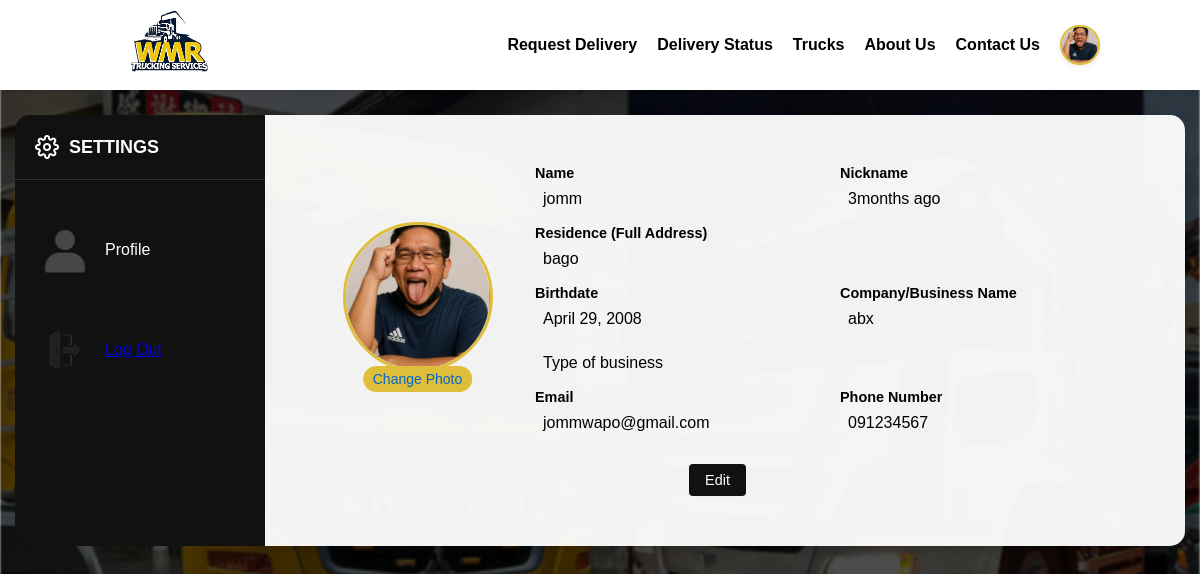
The page /src/php/profile.php (signed in) on the database its author committed.
### tables this page shows
CREATE TABLE `users` (
  `id` int(10) UNSIGNED NOT NULL,
  `username` varchar(100) NOT NULL,
  `password` varchar(255) NOT NULL,
  `full_name` varchar(150) DEFAULT NULL,
  `nickname` varchar(100) DEFAULT NULL,
  `residence` text DEFAULT NULL,
  `birthday` date DEFAULT NULL,
  `email` varchar(150) DEFAULT NULL,
  `phone_number` varchar(20) DEFAULT NULL,
  `business_name` varchar(150) DEFAULT NULL,
  `type_of_business` varchar(150) DEFAULT NULL,
  `profile_picture` varchar(255) DEFAULT NULL,
  `created_at` timestamp NOT NULL DEFAULT current_timestamp(),
  `updated_at` datetime DEFAULT current_timestamp() ON UPDATE current_timestamp()
);

### src/php/profile.php (the view, shortened to what this page needs)
   <?php
$conn = new mysqli("localhost", "root", "", "wmr_db");
$user_id = $_SESSION['user_id'];
$user = [
    'full_name' => '',
    'nickname' => '',
    'residence' => '',
    'birthday' => '',
    'business_name' => '',
    'type_of_business' => '',
    'email' => '',
    'phone_number' => ''
];
$stmt = $conn->prepare("SELECT full_name, nickname, residence, birthday, business_name, type_of_business, email, phone_number, profile_picture FROM users WHERE id = ?");
$stmt->bind_param("i", $user_id);
$stmt->execute();
$stmt->bind_result(
    $user['full_name'],
    $user['nickname'],
    $user['residence'],
    $user['birthday'],
    $user['business_name'],
    $user['type_of_business'],
    $user['email'],
    $user['phone_number'],
    $user['profile_picture']
);
?>
   <!DOCTYPE html>
    <html lang="en">
    <head>
        <link rel="stylesheet" href="../css/profile.css">
        <link rel="stylesheet" href="../css/header.css">
    </head>
    <body>
     <?php include('header.php'); ?>
        <div class="main-container">
            <div class="settings-sidebar">
                <div class="settings-header">
                    <img src="../images/Settings.png" alt="Settings">
                    <h2>SETTINGS</h2>
                </div>
                <div class="settings-menu">
                    <div class="menu-item">
                        <img src="../images/profileLogo.png" alt="Profile">
                        <span>Profile</span>
                    </div>
                    <a href="/src/php/logout.php"> <div class="menu-item">
                        <img src="../images/Log_outLogo.png" alt="">
                        <span>Log Out</span>
                    </div></a>
                </div>
            </div>
            <div class="profile-content">
                <div class="profile-header">
                        <div class="profile-pic-container">
                            <img src="<?php echo $user['profile_picture'] ? '../uploads/'.$user['profile_picture'] : '../images/profileAvatar.png'; ?>" alt="Profile Picture" class="profile-pic" id="profilePicture">
                            <div class="change-photo" id="changePhotoBtn">
                                <span>Change Photo</span>
                            </div>
                        </div>
                    <div class="profile-info" id="profileInfo">
                        <div class="info-row">
                            <div class="info-group">
                                <div class="info-label">
                                    <span>Name</span>
                                </div>
                                <div class="info-value">
                                    <span><?php echo htmlspecialchars($user['full_name']); ?></span>
                                </div>
                            </div>
                            <div class="info-group">
                                <div class="info-label">
                                    <span>Nickname</span>
                                </div>
                                <div class="info-value">
                                    <span><?php echo htmlspecialchars($user['nickname']); ?></span>
                                </div>
                            </div>
                        </div>
                        <div class="info-row">
                            <div class="info-group">
                                <div class="info-label">
                                    <span>Residence (Full Address)</span>
                                </div>
                                <div class="info-value">
                                    <span><?php echo htmlspecialchars($user['residence']); ?></span>
                                </div>
                            </div>
                        </div>
                        <div class="info-row">
                            <div class="info-group">
                                <div class="info-label">
                                    <span>Birthdate</span>
                                </div>
                                <div class="info-value">
                                    <span>
                                    <?php echo $user['birthday'] ? date('F j, Y', strtotime($user['birthday'])) : ''; ?>
                                    </span>
                                </div>
                            </div>
                            <div class="info-group">
                                <div class="info-label">
                                    <span>Company/Business Name</span>
                                </div>
                                <div class="info-value">
                                    <span><?php echo htmlspecialchars($user['business_name']); ?></span>
                                </div>
                            </div>
                        </div>
                        <div class="info-row">
                            <div class="info-group">
                                <div class="info-value">
                                    <span>Type of business</span>
                                </div>
                            </div>
                        </div>
                        <div class="info-row">
                            <div class="info-group">
                                <div class="info-label">
                                    <span>Email</span>
                                </div>
                                <div class="info-value">
                                    <span><?php echo htmlspecialchars($user['email']); ?></span>
                                </div>
                            </div>
                            <div class="info-group">
                                <div class="info-label">
                                    <span>Phone Number</span>
                                </div>
                                <div class="info-value">
                                    <span><?php echo htmlspecialchars($user['phone_number']); ?></span>
                                </div>
                            </div>
                        </div>
                    </div>
                </div>
                <button class="action-btn" id="editSaveBtn">Edit</button>
            </div>
        </div>
    </body>
    </html>

### src/php/header.php (shortened to what this page needs)
<?php
$isLoggedIn = isset($_SESSION['user_id']);
$defaultAvatar = "../images/profileAvatar.png";
$avatar = $defaultAvatar;
if ($isLoggedIn) {
    $conn = new mysqli("localhost", "root", "", "wmr_db");
    $stmt = $conn->prepare("SELECT profile_picture FROM users WHERE id = ?");
    $stmt->bind_param("i", $_SESSION['user_id']);
    $stmt->execute();
    $stmt->bind_result($profilePic);
    if ($stmt->fetch() && !empty($profilePic)) {
        $avatar = "../uploads/" . htmlspecialchars($profilePic);
    }
}
?>
<header class="delivery-status-nav">
    <img src="../images/logo.png" class="delivery-status-logo" alt="Logo">
    <div class="delivery-status-right-side" id="delivery-status-nav-menu">
        <nav class="delivery-status-nav-links">
            <a href="/src/php/index.php#hero">Request Delivery</a>
            <a href="/src/php/deliveryStatus.php">Delivery Status</a>
            <a href="/src/php/index.php#trucks">Trucks</a>
            <a href="/src/php/index.php#vision-mission">About Us</a>
            <a href="/src/php/index.php#contactUs">Contact Us</a>
        </nav>
        <div class="delivery-status-auth-buttons">
            <?php if ($isLoggedIn): ?>
                <div class="profile-dropdown">
                    <img src="<?= htmlspecialchars($avatar) ?>" alt="Profile" class="profile-avatar" id="profileBtn" onclick="toggleProfileDropdown()">
                </div>
            <?php else: ?>
                <button class="delivery-status-btn" onclick="window.location.href='/src/php/login.php'">Login</button>
                <button class="delivery-status-btn" onclick="window.location.href='/src/php/signUp.php'">Sign up</button>
            <?php endif; ?>
        </div>
    </div>
</header>

### src/css/profile.css (style rules this page uses)
* { margin: 0; padding: 0; box-sizing: border-box; font-family: Arial, sans-serif; }
body { min-height: 100vh; background-color: #f5f5f5; display: flex; flex-direction: column; }
.main-container { display: flex; flex: 1; position: relative; padding: 15px; max-width: 1200px; margin: 15px auto; margin-top: 100px; width: 100%; align-items: flex-start; }
.settings-sidebar { width: 250px; background-color: #111; color: white; border-radius: 15px 0 0 15px; margin-right: -15px; z-index: 2; position: relative; }
.settings-header { display: flex; align-items: center; padding: 20px; border-bottom: 1px solid #333; }
.settings-header img { width: 24px; margin-right: 10px; }
.settings-header h2 { font-size: 18px; }
.settings-menu { padding: 20px 0; flex: 1; display: flex; flex-direction: column; }
.menu-item { display: flex; align-items: center; padding: 50px 20px; cursor: pointer; transition: background-color 0.3s; flex: 1; max-height: 50px; }
.menu-item img { width: 60px; margin-right: 10px; }
.profile-content { flex: 1; padding: 50px; background-color: rgba(255, 255, 255, 0.95); border-radius: 0 15px 15px 0; box-shadow: 0 4px 12px rgba(0, 0, 0, 0.2); position: relative; z-index: 1; min-height: auto; }
.profile-header { display: flex; align-items: center; margin-bottom: 10px; flex-wrap: wrap; }
.profile-pic-container { position: relative; margin-right: 15px; text-align: center; }
.profile-pic { width: 90px; height: 90px; border-radius: 50%; object-fit: cover; border: 2px solid #ddd; }
.change-photo { color: #0066cc; cursor: pointer; margin-top: 5px; display: flex; align-items: center; justify-content: center; font-size: 0.9em; }
.profile-info { width: 100%; max-width: 600px; }
.info-row { display: flex; margin-bottom: 10px; flex-wrap: wrap; }
.info-group { flex: 1; margin-right: 10px; min-width: 250px; }
.info-group:last-child { margin-right: 0; }
.info-label { font-weight: bold; margin-bottom: 4px; display: flex; justify-content: space-between; font-size: 0.9em; }
.info-value { padding: 5px 8px; min-height: 30px; }
.action-btn { display: flex; align-items: center; justify-content: center; gap: 5px; margin: 15px auto 0; padding: 8px 16px; background-color: #111; color: white; border: none; border-radius: 4px; cursor: pointer; transition: background-color 0.3s; font-size: 0.9em; }
.profile-pic-container { position: relative; width: 150px; height: 150px; margin: 0 auto 20px; }
.profile-pic { width: 100%; height: 100%; border-radius: 50%; object-fit: cover; border: 3px solid #DFBE3A; }
.change-photo { position: absolute; bottom: -20px; left: 50%; transform: translateX(-50%); background: #DFBE3A; padding: 5px 10px; border-radius: 20px; cursor: pointer; display: flex; align-items: center; gap: 5px; font-size: 14px; transition: all 0.3s; }
.change-photo span { white-space: nowrap; }

### src/css/header.css (style rules this page uses)
.delivery-status-nav { display: flex; justify-content: space-between; align-items: center; padding: 5px 30px; position: fixed; width: 100%; z-index: 99; background-color: #fff; box-shadow: 0 2px 5px rgba(0, 0, 0, 0.1); position: fixed; top: 0; left: 0; width: 100%; z-index: 1000; }
.delivery-status-logo { height: 80px; margin-left: 100px; }
.delivery-status-right-side { margin-right: 70px; display: flex; align-items: center; gap: 20px; }
.delivery-status-auth-buttons { display: flex; gap: 10px; }
.delivery-status-nav-links { display: flex; gap: 20px; }
.delivery-status-nav-links a { text-decoration: none; color: black; font-weight: bold; }
.profile-avatar { width: 40px; height: 40px; border-radius: 50%; object-fit: cover; border: 2px solid #DFBE3A; cursor: pointer; background: #fff; transition: box-shadow 0.2s; box-shadow: 0 2px 6px rgba(0,0,0,0.08); vertical-align: middle; }
.profile-dropdown { position: relative; display: inline-block; }

### rows shown on the page
users: profile_picture (picture), full_name "jomm", nickname "3months ago", residence "bago", birthday "April 29, 2008", business_name "abx", email "jommwapo@gmail.com", phone_number "091234567"
